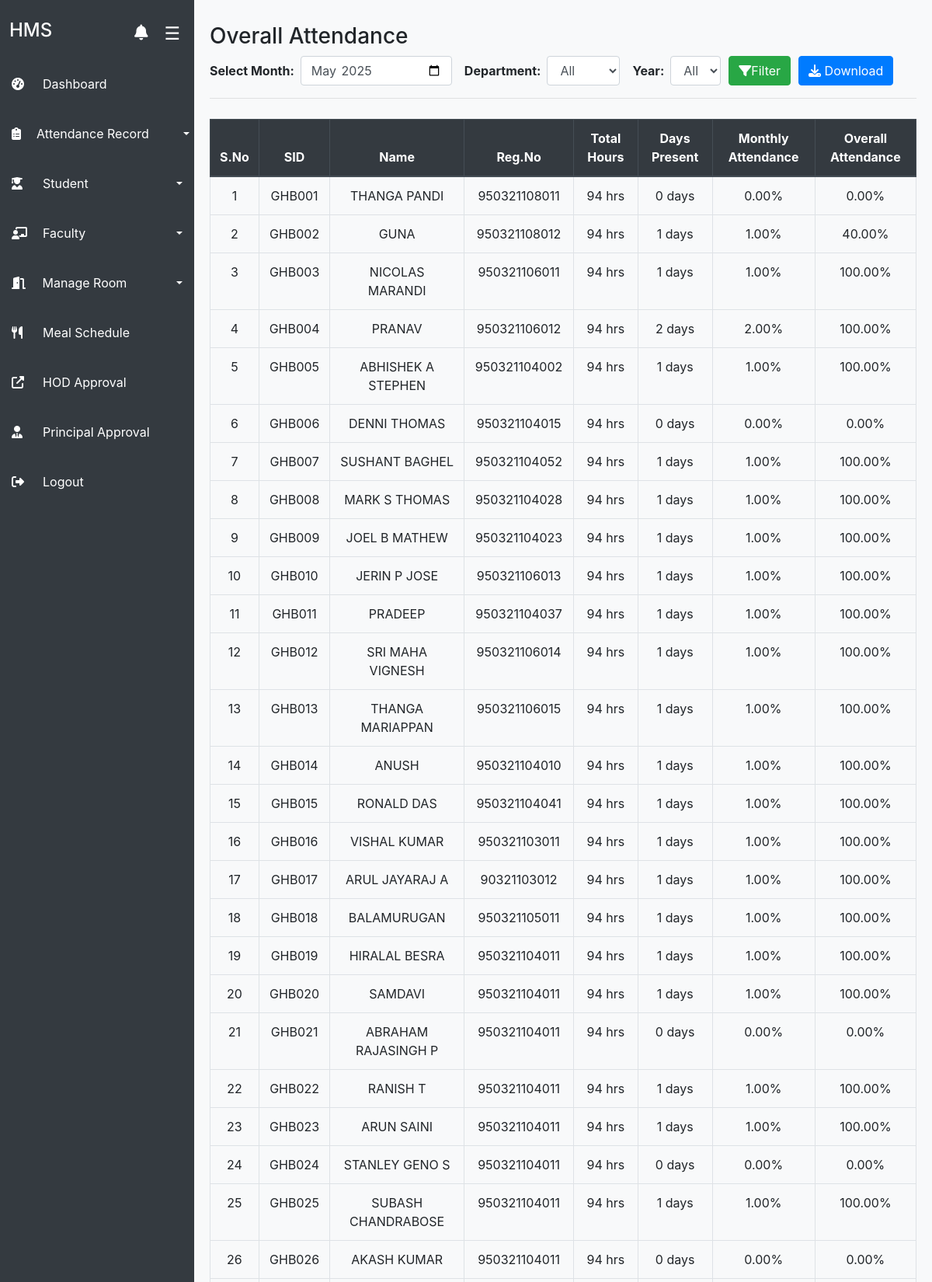
The page /admin/overall_attendance.php (signed in, upper part) on the database its author committed.
### tables this page shows
CREATE TABLE `students` (
  `sid` varchar(200) NOT NULL,
  `name` varchar(200) NOT NULL,
  `st_id` varchar(200) NOT NULL,
  `department` varchar(350) NOT NULL,
  `gender` varchar(350) NOT NULL,
  `email` varchar(200) NOT NULL,
  `password` varchar(200) NOT NULL,
  `joining_year` year(4) NOT NULL,
  `passout_year` year(4) NOT NULL,
  `current_year` varchar(10) NOT NULL,
  `address` varchar(200) NOT NULL,
  `mobile` varchar(255) NOT NULL,
  `room_no` varchar(200) NOT NULL,
  `phone` varchar(255) NOT NULL
);

### admin/overall_attendance.php (the view, shortened to what this page needs)
<?php
include('../includes/dbconn.php');
$month_filter = isset($_GET['month']) ? mysqli_real_escape_string($connection, $_GET['month']) : date('Y-m');
$query = "
    SELECT std.sid, std.st_id AS reg_no, std.name, std.department, std.current_year
    FROM students AS std
    WHERE 1
";
$query_run = mysqli_query($connection, $query);
function getMonthlyAttendance($sid, $month_filter) {
    global $connection;
    $start_date = $month_filter . '-01';
    $end_date = $month_filter . '-31';
    $query = "SELECT COUNT(*) AS present_days
              FROM attendance
              WHERE sid = '$sid'
              AND date BETWEEN '$start_date' AND '$end_date'
              AND status = 1";
    $result = mysqli_query($connection, $query);
    $row = mysqli_fetch_assoc($result);
    return $row['present_days'];
}
function getOverallAttendance($sid) {
    global $connection;
    $query = "SELECT date, status
              FROM attendance
              WHERE sid = '$sid'";
    $result = mysqli_query($connection, $query);
    $total_days = 0;
    $present_days = 0;
    $previous_was_absent = false;
    while ($row = mysqli_fetch_assoc($result)) {
        $total_days++;
        if ($row['status'] == 1) {
            $present_days++;
            if ($previous_was_absent) {
                $present_days++;
                $previous_was_absent = false;
            }
        } else {
            $previous_was_absent = true;
        }
    }
    if ($total_days === 0) {
        return 0;
    }
    $attendance_percent = ($present_days / $total_days) * 100;
    return min($attendance_percent, 100);
}
?>
<!DOCTYPE html>
<html lang="en">
<head>
    <link rel="stylesheet" href="https://stackpath.bootstrapcdn.com/bootstrap/4.3.1/css/bootstrap.min.css">
</head>
<body style="background-color: #f8f9fa;">
<?php include('sidebar.php'); ?>
<div class="main-content">
    <div class="d-flex align-items-center justify-content-between flex-wrap">
        <h3>Overall Attendance</h3>
        <form method="GET" class="form-inline">
            <label for="month" class="mr-2 font-weight-bold">Select Month:</label>
            <input type="month" name="month" id="month" class="form-control mr-3" value="<?= $month_filter; ?>">
            <label for="department" class="mr-2 font-weight-bold">Department:</label>
            <select name="department" id="department" class="form-control mr-3">
                <option value="">All</option>
            </select>
            <label for="year" class="mr-2 font-weight-bold">Year:</label>
            <select name="year" id="year" class="form-control">
                <option value="">All</option>
            </select>
            <button type="submit" class="btn btn-success"><i class="fas fa-filter"></i>Filter</button>
            <?php
$dept = isset($_GET['department']) ? $_GET['department'] : '';
$year = isset($_GET['year']) ? $_GET['year'] : '';
$month = isset($_GET['month']) ? $_GET['month'] : '';
?>
<a class="btn btn-primary" href="over_print.php?department=<?= $dept ?>&year=<?= $year ?>&month=<?= $month ?>" target="_blank"> <i class="fas fa-download"></i>
    Download
</a>
        </form>
    </div>
    <hr>
    <div class="table-responsive">
        <table class="table table-bordered text-center">
            <thead class="thead-dark">
                <tr>
                    <th>S.No</th>
                    <th>SID</th>
                    <th>Name</th>
                    <th>Reg.No</th>
                    <th>Total Hours</th>
                    <th>Days Present</th>
                    <th>Monthly Attendance</th>
                    <th>Overall Attendance</th>
                </tr>
            </thead>
            <tbody>
                <?php
                $sno = 1;
                while ($row = mysqli_fetch_assoc($query_run)) {
                    $monthly_attendance = getMonthlyAttendance($row['sid'], $month_filter);
                    $overall_attendance = getOverallAttendance($row['sid']);
                    ?>
                    <tr>
                        <td><?= $sno++; ?></td>
                        <td><?= htmlspecialchars($row['sid']); ?></td>
                        <td><?= htmlspecialchars($row['name']); ?></td>
                        <td><?= htmlspecialchars($row['reg_no']); ?></td>
                        <td>94 hrs</td>
                        <td><?= $monthly_attendance; ?> days</td>
                        <td><?= number_format($monthly_attendance, 2) . '%'; ?></td>
                        <td><?= number_format($overall_attendance, 2) . '%'; ?></td>
                    </tr>
                <?php }
                ?>
            </tbody>
        </table>
    </div>
</div>
</body>
</html>

### admin/overall_attendance.php (style rules this page uses)
.main-content { margin-left: 250px; margin-top: 10px; padding: 20px; transition: margin-left 0.3s ease; }
.table { margin-top: 10px; }
.table th, .table td { word-wrap: break-word; }
.btn { margin-left:10px; }

### rows shown on the page
students: sid "GHB001", name "THANGA PANDI", st "950321108011", monthly_attendance "0", monthly_attendance "0.00", overall_attendance "0.00"
students: sid "GHB002", name "GUNA", st "950321108012", monthly_attendance "1", monthly_attendance "1.00", overall_attendance "40.00"
students: sid "GHB003", name "NICOLAS MARANDI", st "950321106011", monthly_attendance "1", monthly_attendance "1.00", overall_attendance "100.00"
students: sid "GHB004", name "PRANAV", st "950321106012", monthly_attendance "2", monthly_attendance "2.00", overall_attendance "100.00"
students: sid "GHB005", name "ABHISHEK A STEPHEN", st "950321104002", monthly_attendance "1", monthly_attendance "1.00", overall_attendance "100.00"
students: sid "GHB006", name "DENNI THOMAS", st "950321104015", monthly_attendance "0", monthly_attendance "0.00", overall_attendance "0.00"
students: sid "GHB007", name "SUSHANT BAGHEL", st "950321104052", monthly_attendance "1", monthly_attendance "1.00", overall_attendance "100.00"
students: sid "GHB008", name "MARK S THOMAS", st "950321104028", monthly_attendance "1", monthly_attendance "1.00", overall_attendance "100.00"
students: sid "GHB009", name "JOEL B MATHEW", st "950321104023", monthly_attendance "1", monthly_attendance "1.00", overall_attendance "100.00"
students: sid "GHB010", name "JERIN P JOSE", st "950321106013", monthly_attendance "1", monthly_attendance "1.00", overall_attendance "100.00"
students: sid "GHB011", name "PRADEEP", st "950321104037", monthly_attendance "1", monthly_attendance "1.00", overall_attendance "100.00"
students: sid "GHB012", name "SRI MAHA VIGNESH", st "950321106014", monthly_attendance "1", monthly_attendance "1.00", overall_attendance "100.00"
students: sid "GHB013", name "THANGA MARIAPPAN", st "950321106015", monthly_attendance "1", monthly_attendance "1.00", overall_attendance "100.00"
students: sid "GHB014", name "ANUSH", st "950321104010", monthly_attendance "1", monthly_attendance "1.00", overall_attendance "100.00"
students: sid "GHB015", name "RONALD DAS", st "950321104041", monthly_attendance "1", monthly_attendance "1.00", overall_attendance "100.00"
students: sid "GHB016", name "VISHAL KUMAR", st "950321103011", monthly_attendance "1", monthly_attendance "1.00", overall_attendance "100.00"
students: sid "GHB017", name "ARUL JAYARAJ A", st "90321103012", monthly_attendance "1", monthly_attendance "1.00", overall_attendance "100.00"
students: sid "GHB018", name "BALAMURUGAN", st "950321105011", monthly_attendance "1", monthly_attendance "1.00", overall_attendance "100.00"
students: sid "GHB019", name "HIRALAL BESRA", st "950321104011", monthly_attendance "1", monthly_attendance "1.00", overall_attendance "100.00"
students: sid "GHB020", name "SAMDAVI", st "950321104011", monthly_attendance "1", monthly_attendance "1.00", overall_attendance "100.00"
students: sid "GHB021", name "ABRAHAM RAJASINGH P", st "950321104011", monthly_attendance "0", monthly_attendance "0.00", overall_attendance "0.00"
students: sid "GHB022", name "RANISH T", st "950321104011", monthly_attendance "1", monthly_attendance "1.00", overall_attendance "100.00"
students: sid "GHB023", name "ARUN SAINI", st "950321104011", monthly_attendance "1", monthly_attendance "1.00", overall_attendance "100.00"
students: sid "GHB024", name "STANLEY GENO S", st "950321104011", monthly_attendance "0", monthly_attendance "0.00", overall_attendance "0.00"
students: sid "GHB025", name "SUBASH CHANDRABOSE", st "950321104011", monthly_attendance "1", monthly_attendance "1.00", overall_attendance "100.00"
students: sid "GHB026", name "AKASH KUMAR", st "950321104011", monthly_attendance "0", monthly_attendance "0.00", overall_attendance "0.00"
